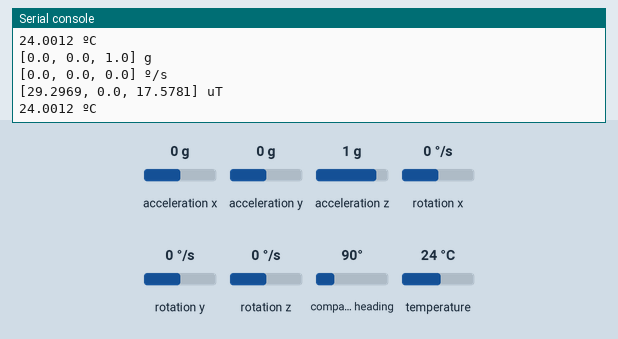
Simulated run of this program. Board: Raspberry Pi Pico running CircuitPython. On the bench: the last lines printed to the serial console. Inputs (shaded band) come from the test bench; at power-on: acceleration x 0 g, acceleration y 0 g, acceleration z 1 g, rotation x 0 °/s, rotation y 0 °/s, rotation z 0 °/s, compass heading 90°, temperature 24 °C. Library files of the repository ran but are not shown: mpu9250.py.

Above: at 1.3 s.
1.4 s: acceleration x set to -1.4 g
2.9 s: acceleration y set to -1.4 g
4.4 s: acceleration z set to -1.4 g
5.9 s: rotation x set to -192 °/s
At 6.6 s:
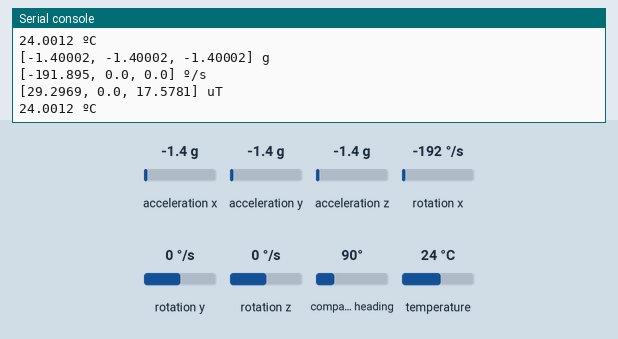
7.4 s: rotation y set to -192 °/s
At 8.1 s:
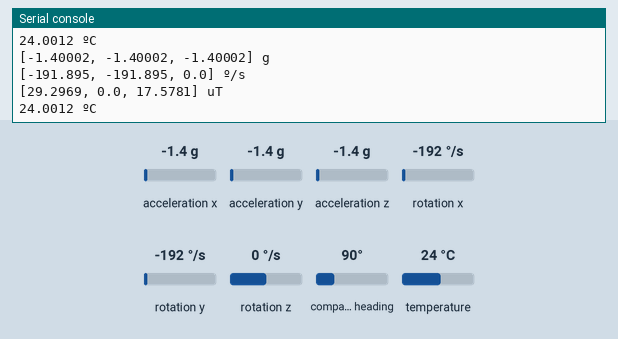

Measured:
- after the input at 5.9 s, the serial console: prints a new line after 0.31 s (image 1)
- after the input at 7.4 s, the serial console: prints a new line after 0.33 s (image 2)

The program:

example.py
```python
import board, busio, mpu9250, time

i2c = busio.I2C(board.GP27, board.GP26)
imu = mpu9250.IMU(i2c)
while(True):
    print(imu.acc, "g")
    print(imu.gyr, "º/s")
    print(imu.mag, "uT")
    print(imu.tmp, "ºC")
    time.sleep(0.5)
```
